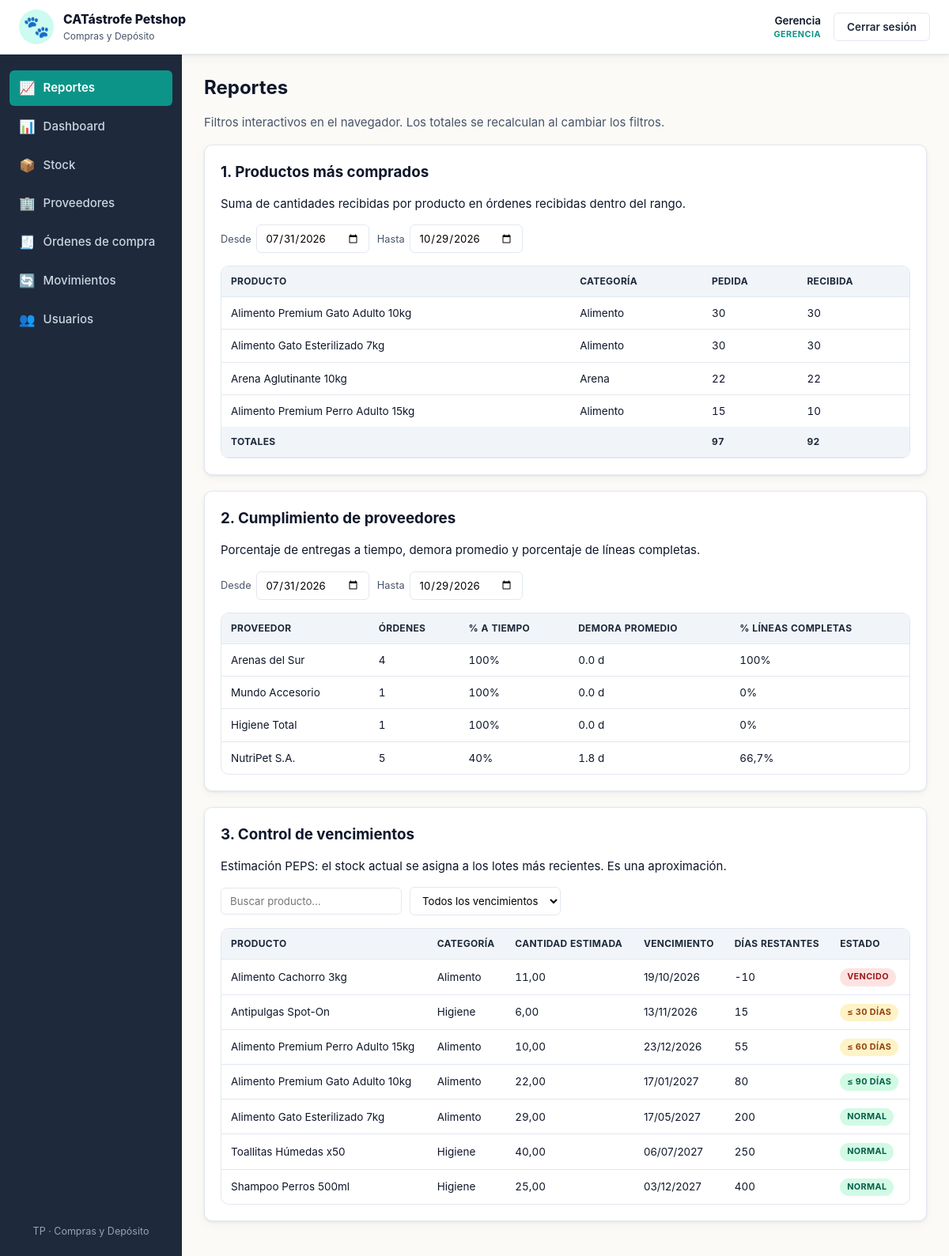
Page /views/reportes.php (signed in) on the committed database.
### tables this page shows
CREATE TABLE movimientos_deposito (
    id                 INT AUTO_INCREMENT PRIMARY KEY,
    producto_id        INT NOT NULL,
    usuario_id         INT NOT NULL,
    motivo_id          INT NOT NULL,
    orden_id           INT NULL,
    tipo               ENUM('entrada','salida') NOT NULL,
    cantidad           DECIMAL(10,2) NOT NULL,
    fecha_vencimiento  DATE NULL,
    fecha              DATETIME NOT NULL DEFAULT CURRENT_TIMESTAMP,
    CONSTRAINT fk_mov_prod  FOREIGN KEY (producto_id) REFERENCES productos(id)           ON DELETE RESTRICT,
    CONSTRAINT fk_mov_user  FOREIGN KEY (usuario_id)  REFERENCES usuarios(id)            ON DELETE RESTRICT,
    CONSTRAINT fk_mov_mot   FOREIGN KEY (motivo_id)   REFERENCES motivos_movimiento(id)  ON DELETE RESTRICT,
    CONSTRAINT fk_mov_orden FOREIGN KEY (orden_id)    REFERENCES ordenes_compra(id)      ON DELETE RESTRICT,
    CONSTRAINT chk_mov_cant CHECK (cantidad > 0)
);

CREATE TABLE productos (
    id              INT AUTO_INCREMENT PRIMARY KEY,
    categoria_id    INT NOT NULL,
    proveedor_id    INT NOT NULL,
    nombre          VARCHAR(120) NOT NULL,
    descripcion     TEXT,
    stock_actual    DECIMAL(10,2) NOT NULL DEFAULT 0,
    stock_minimo    DECIMAL(10,2) NOT NULL DEFAULT 0,
    stock_maximo    DECIMAL(10,2) NOT NULL DEFAULT 0,
    unidad_medida   VARCHAR(20) NOT NULL DEFAULT 'unidad',
    activo          TINYINT(1) NOT NULL DEFAULT 1,
    CONSTRAINT fk_prod_cat  FOREIGN KEY (categoria_id) REFERENCES categorias(id) ON DELETE RESTRICT,
    CONSTRAINT fk_prod_prov FOREIGN KEY (proveedor_id) REFERENCES proveedores(id) ON DELETE RESTRICT,
    CONSTRAINT chk_prod_stock_actual CHECK (stock_actual >= 0),
    CONSTRAINT chk_prod_stock_min    CHECK (stock_minimo >= 0),
    CONSTRAINT chk_prod_stock_max    CHECK (stock_maximo >= stock_minimo)
);

CREATE TABLE categorias (
    id                    INT AUTO_INCREMENT PRIMARY KEY,
    nombre                VARCHAR(80) NOT NULL UNIQUE,
    controla_vencimiento  TINYINT(1) NOT NULL DEFAULT 0
);

### includes/funciones.php (called while the page is built, shortened)
<?php
function e($v): string
{
    return htmlspecialchars((string)$v, ENT_QUOTES, 'UTF-8');
}
function obtener_lotes_peps(PDO $pdo): array
{
    $sql = "SELECT m.id, m.producto_id, p.nombre AS producto, c.nombre AS categoria,
                   m.cantidad, m.fecha, m.fecha_vencimiento, p.stock_actual
            FROM movimientos_deposito m
            JOIN productos p   ON p.id = m.producto_id
            JOIN categorias c  ON c.id = p.categoria_id
            WHERE m.tipo = 'entrada' AND m.fecha_vencimiento IS NOT NULL
              AND p.activo = 1 AND c.controla_vencimiento = 1
            ORDER BY m.producto_id, m.fecha DESC, m.id DESC";
    $rows = $pdo->query($sql)->fetchAll();
    $por_producto = [];
    foreach ($rows as $r) {
        $por_producto[(int)$r['producto_id']][] = $r;
    }
    $hoy_ts = strtotime('today');
    $lotes = [];
    foreach ($por_producto as $pid => $lista) {
        $stock = (float)$lista[0]['stock_actual'];
        foreach ($lista as $lot) {
            $asignado = min($stock, (float)$lot['cantidad']);
            $stock -= $asignado;
            $venc_ts = strtotime((string)$lot['fecha_vencimiento']);
            $dias = (int)ceil(($venc_ts - $hoy_ts) / 86400);
            if ($dias < 0) {
                $ventana = 'vencido';
            } elseif ($dias <= 30) {
                $ventana = '30';
            } elseif ($dias <= 60) {
                $ventana = '60';
            } elseif ($dias <= 90) {
                $ventana = '90';
            } else {
                $ventana = 'normal';
            }
            $lotes[] = [
                'movimiento_id'     => (int)$lot['id'],
                'producto_id'       => $pid,
                'producto'          => $lot['producto'],
                'categoria'         => $lot['categoria'],
                'cantidad'          => $asignado,
                'fecha_entrada'     => $lot['fecha'],
                'fecha_vencimiento' => $lot['fecha_vencimiento'],
                'dias_restantes'    => $dias,
                'ventana'           => $ventana,
            ];
        }
    }
    return $lotes;
}

### views/reportes.php (the view, shortened to what this page needs)
<?php
require_once __DIR__ . '/../config/db.php';
require_once __DIR__ . '/../includes/funciones.php';
$lotes = obtener_lotes_peps($pdo);
$desde = date('Y-m-d', strtotime('-90 days'));
$hasta = date('Y-m-d');
require __DIR__ . '/../includes/header.php';
?>
<h1>Reportes</h1>
<p class="muted mb-3">Filtros interactivos en el navegador. Los totales se recalculan al cambiar los filtros.</p>
<div class="card">
    <h2>1. Productos más comprados</h2>
    <p class="hint">Suma de cantidades recibidas por producto en órdenes recibidas dentro del rango.</p>
    <div class="filters">
        <label>Desde <input type="date" id="comp-desde" value="<?= e($desde) ?>"></label>
        <label>Hasta <input type="date" id="comp-hasta" value="<?= e($hasta) ?>"></label>
    </div>
    <div class="table-wrap">
        <table class="table" id="tabla-compras">
            <thead>
                <tr><th>Producto</th><th>Categoría</th><th class="num">Pedida</th><th class="num">Recibida</th></tr>
            </thead>
            <tbody></tbody>
            <tfoot></tfoot>
        </table>
    </div>
</div>
<div class="card">
    <h2>2. Cumplimiento de proveedores</h2>
    <p class="hint">Porcentaje de entregas a tiempo, demora promedio y porcentaje de líneas completas.</p>
    <div class="filters">
        <label>Desde <input type="date" id="prov-desde" value="<?= e($desde) ?>"></label>
        <label>Hasta <input type="date" id="prov-hasta" value="<?= e($hasta) ?>"></label>
    </div>
    <div class="table-wrap">
        <table class="table" id="tabla-proveedores">
            <thead>
                <tr>
                    <th>Proveedor</th><th class="num">Órdenes</th>
                    <th class="num">% a tiempo</th><th class="num">Demora promedio</th>
                    <th class="num">% líneas completas</th>
                </tr>
            </thead>
            <tbody></tbody>
        </table>
    </div>
</div>
<div class="card">
    <h2>3. Control de vencimientos</h2>
    <p class="hint">Estimación PEPS: el stock actual se asigna a los lotes más recientes. Es una aproximación.</p>
    <div data-filtros-container>
        <div class="filters">
            <input type="text" data-filtro="texto" placeholder="Buscar producto…">
            <select data-filtro="ventana">
                <option value="">Todos los vencimientos</option>
            </select>
        </div>
        <div class="table-wrap">
            <table class="table" data-filtro-tabla>
                <thead>
                    <tr>
                        <th>Producto</th><th>Categoría</th>
                        <th class="num">Cantidad estimada</th>
                        <th>Vencimiento</th><th class="num">Días restantes</th><th>Estado</th>
                    </tr>
                </thead>
                <tbody>
                <?php foreach ($lotes as $l):
                    $ventanaLabel = match ($l['ventana']) {
                        'vencido' => ['Vencido', 'demora'],
                        '30'      => ['≤ 30 días', 'pendiente'],
                        '60'      => ['≤ 60 días', 'proximo'],
                        '90'      => ['≤ 90 días', 'normal'],
                        default   => ['Normal', 'normal'],
                    };
                ?>
                    <tr data-nombre="<?= e($l['producto']) ?>" data-ventana="<?= e($l['ventana']) ?>">
                        <td><?= e($l['producto']) ?></td>
                        <td><?= e($l['categoria']) ?></td>
                        <td class="num"><?= e(number_format((float)$l['cantidad'], 2, ',', '.')) ?></td>
                        <td><?= e(date('d/m/Y', strtotime($l['fecha_vencimiento']))) ?></td>
                        <td class="num"><?= (int)$l['dias_restantes'] ?></td>
                        <td><span class="badge badge-<?= e($ventanaLabel[1]) ?>"><?= e($ventanaLabel[0]) ?></span></td>
                    </tr>
                <?php endforeach; ?>
                </tbody>
            </table>
        </div>
    </div>
</div>
<?php
require __DIR__ . '/../includes/footer.php';

### assets/css/style.css (style rules this page uses)
:root { --blanco-calido: #fbfaf7; --gris-suave: #f1f5f9; --gris-borde: #e2e8f0; --gris-texto: #475569; --turquesa-900: #0f766e; --turquesa-700: #0d9488; --turquesa-500: #14b8a6; --turquesa-100: #ccfbf1; --verde-700: #059669; --verde-500: #10b981; --verde-100: #d1fae5; --magenta-700: #a21caf; --magenta-500: #d946ef; --magenta-100: #fae8ff; --azul-900: #0f172a; --azul-800: #1e293b; --azul-700: #334155; --ambar-100: #fef3c7; --ambar-500: #f59e0b; --rojo-100: #fee2e2; --rojo-500: #ef4444; --radio: 10px; --radio-sm: 6px; --sombra: 0 1px 3px rgba(15,23,42,.08), 0 4px 12px rgba(15,23,42,.04); --sombra-lg: 0 8px 30px rgba(15,23,42,.12); --fuente: -apple-system, BlinkMacSystemFont, "Segoe UI", Roboto, "Helvetica Neue", Arial, sans-serif; }
* { box-sizing: border-box; }
html, body { margin: 0; padding: 0; font-family: var(--fuente); background: var(--blanco-calido); color: var(--azul-900); font-size: 15px; line-height: 1.5; }
h1, h2, h3 { margin: 0 0 .5em; color: var(--azul-900); font-weight: 700; }
h1 { font-size: 1.6rem; }
h2 { font-size: 1.25rem; }
.card { background: #fff; border-radius: var(--radio); border: 1px solid var(--gris-borde); box-shadow: var(--sombra); padding: 20px; margin-bottom: 20px; }
.table-wrap { overflow-x: auto; border-radius: var(--radio); border: 1px solid var(--gris-borde); background: #fff; }
table.table { width: 100%; border-collapse: collapse; font-size: .9rem; }
table.table th, table.table td { padding: 10px 12px; text-align: left; border-bottom: 1px solid var(--gris-borde); vertical-align: middle; }
table.table th { background: var(--gris-suave); font-weight: 700; color: var(--azul-800); font-size: .8rem; text-transform: uppercase; letter-spacing: .3px; }
table.table tbody tr:last-child td { border-bottom: none; }
.num { text-align: right; font-variant-numeric: tabular-nums; }
.badge { display: inline-block; padding: 3px 9px; border-radius: 999px; font-size: .72rem; font-weight: 700; text-transform: uppercase; letter-spacing: .4px; }
.badge-proximo { background: var(--ambar-100); color: #92400e; }
.badge-normal { background: var(--verde-100); color: #065f46; }
.badge-pendiente { background: var(--ambar-100); color: #92400e; }
.badge-demora { background: var(--rojo-100); color: #991b1b; }
.filters { display: flex; flex-wrap: wrap; gap: 10px; margin-bottom: 16px; align-items: center; }
.filters input[type="text"], .filters input[type="date"], .filters select { padding: 8px 11px; border: 1px solid var(--gris-borde); border-radius: var(--radio-sm); font-family: inherit; font-size: .88rem; background: #fff; }
.filters input[type="text"] { min-width: 220px; }
.filters label { display: inline-flex; align-items: center; gap: 6px; font-size: .85rem; color: var(--gris-texto); }
.muted { color: var(--gris-texto); }
.mb-3 { margin-bottom: 16px; }

### rows in the picture
movimientos_deposito: producto.nombre "Alimento Cachorro 3kg", categorias.nombre "Alimento", cantidad "11,00", fecha_vencimiento "19/10/2026", dias_restantes "-10", ventanaLabel "VENCIDO"
movimientos_deposito: producto.nombre "Antipulgas Spot-On", categorias.nombre "Higiene", cantidad "6,00", fecha_vencimiento "13/11/2026", dias_restantes "15", ventanaLabel "≤ 30 DÍAS"
movimientos_deposito: producto.nombre "Alimento Premium Perro Adulto 15kg", categorias.nombre "Alimento", cantidad "10,00", fecha_vencimiento "23/12/2026", dias_restantes "55", ventanaLabel "≤ 60 DÍAS"
movimientos_deposito: producto.nombre "Alimento Premium Gato Adulto 10kg", categorias.nombre "Alimento", cantidad "22,00", fecha_vencimiento "17/01/2027", dias_restantes "80", ventanaLabel "≤ 90 DÍAS"
movimientos_deposito: producto.nombre "Alimento Gato Esterilizado 7kg", categorias.nombre "Alimento", cantidad "29,00", fecha_vencimiento "17/05/2027", dias_restantes "200", ventanaLabel "NORMAL"
movimientos_deposito: producto.nombre "Toallitas Húmedas x50", categorias.nombre "Higiene", cantidad "40,00", fecha_vencimiento "06/07/2027", dias_restantes "250", ventanaLabel "NORMAL"
movimientos_deposito: producto.nombre "Shampoo Perros 500ml", categorias.nombre "Higiene", cantidad "25,00", fecha_vencimiento "03/12/2027", dias_restantes "400", ventanaLabel "NORMAL"

### other values in the picture
$_SESSION['nombre'] "Gerencia"
$_SESSION['rol'] "GERENCIA"
$item['icon'] "📈"
$item['label'] "Reportes"
$item['icon'] "📊"
$item['label'] "Dashboard"
$item['icon'] "📦"
$item['label'] "Stock"
$item['icon'] "🏢"
$item['label'] "Proveedores"
$item['icon'] "🧾"
$item['label'] "Órdenes de compra"
$item['icon'] "🔄"
$item['label'] "Movimientos"
$item['icon'] "👥"
